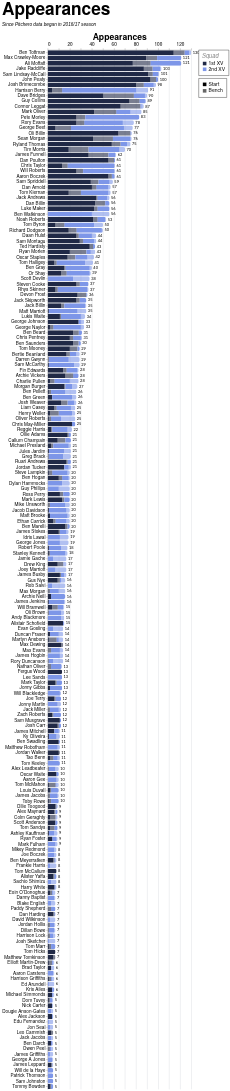

Write a Vega-Lite specification for this figure.
### Vega-Lite specification from a JSON file in a GitHub repository (floating-point values rounded to 4 significant figures; data arrays with more than 128 entries replaced by an {"elided": "..."} marker saying what was removed)
{"config": {"axis": {"labelFont": "PT Sans Narrow, Helvetica Neue, Helvetica, Arial, sans-serif", "titleFont": "PT Sans Narrow, Helvetica Neue, Helvetica, Arial, sans-serif", "labelFontSize": 13, "titleFontSize": 24, "gridColor": "#202947", "gridOpacity": 0.2, "zindex": 1}, "text": {"font": "Lato, sans-serif"}, "bar": {"cornerRadiusEnd": 5}, "header": {"labelFont": "PT Sans Narrow, Helvetica Neue, Helvetica, Arial, sans-serif", "titleFont": "PT Sans Narrow, Helvetica Neue, Helvetica, Arial, sans-serif", "labelFontSize": 24, "titleFontSize": 28, "labelFontWeight": "bold", "orient": "left"}, "legend": {"labelFont": "PT Sans Narrow, Helvetica Neue, Helvetica, Arial, sans-serif", "titleFont": "PT Sans Narrow, Helvetica Neue, Helvetica, Arial, sans-serif", "labelFontSize": 14, "titleFontSize": 16, "titlePadding": 5, "fillColor": "white", "strokeColor": "black", "padding": 10, "titleFontWeight": "lighter", "titleFontStyle": "italic", "titleColor": "gray", "offset": 10}, "title": {"font": "PT Sans Narrow, Helvetica Neue, Helvetica, Arial, sans-serif", "fontSize": 48, "fontWeight": "bold", "anchor": "start", "align": "center", "titlePadding": 20, "subtitlePadding": 10, "subtitleFontSize": 13, "subtitleColor": "", "subtitleFontStyle": "italic", "offset": 15, "color": "black"}, "axisX": {"labelAngle": 0}, "facet": {"title": null, "header": null, "align": {"row": "each", "column": "each"}, "spacing": 10}, "resolve": {"scale": {"y": "independent", "facet": "independent"}}, "background": "transparent", "scale": {"offsetBandPaddingOuter": 0.2, "offsetBandPaddingInner": 0.1}, "view": {"stroke": null, "background": "transparent"}}, "layer": [{"mark": {"type": "bar"}, "encoding": {"color": {"field": "squad", "legend": {"direction": "vertical", "labelExpr": "datum.value + ' XV'", "offset": 20, "orient": "right", "title": "Squad"}, "scale": {"domain": ["1st", "2nd"], "range": ["#202946", "#7d96e8"]}, "sort": ["1st", "2nd"], "type": "nominal"}, "opacity": {"field": "start", "legend": {"direction": "vertical", "offset": 20, "orient": "right", "title": null}, "scale": {"domain": ["Start", "Bench"], "range": [1.0, 0.6]}, "sort": ["Start", "Bench"], "type": "nominal"}, "order": {"field": "stack_order", "sort": "ascending", "type": "quantitative"}, "tooltip": [{"field": "player", "title": "Player", "type": "nominal"}, {"field": "squad", "title": "Squad", "type": "nominal"}, {"field": "start", "title": "Selection", "type": "nominal"}, {"aggregate": "sum", "field": "games", "title": "Games", "type": "quantitative"}, {"aggregate": "max", "field": "player_total", "title": "Total", "type": "quantitative"}], "x": {"aggregate": "sum", "axis": {"orient": "top", "title": "Appearances"}, "field": "games", "type": "quantitative"}, "y": {"field": "player", "sort": {"field": "player_total", "op": "max", "order": "descending"}, "title": null, "type": "nominal"}}}, {"mark": {"type": "text", "align": "left", "baseline": "middle", "color": "black", "dx": 4, "fontSize": 11}, "encoding": {"text": {"field": "total_games", "format": ".0f", "type": "quantitative"}, "x": {"axis": {"orient": "top", "title": "Appearances"}, "field": "total_games", "type": "quantitative"}, "y": {"field": "player", "sort": {"field": "player_total", "op": "max", "order": "descending"}, "title": null, "type": "nominal"}}, "transform": [{"aggregate": [{"op": "sum", "field": "games", "as": "total_games"}, {"op": "max", "field": "player_total", "as": "player_total"}], "groupby": ["player"]}]}], "data": {"name": "data-cef27e2f3eb7658275c05ca5e9f3294d"}, "height": {"step": 15}, "params": [{"name": "seasonParam", "value": []}, {"name": "gameTypesParam", "value": []}, {"name": "squadParam", "value": "All"}, {"name": "positionsParam", "value": []}, {"name": "minAppsParam", "value": 5}], "title": {"text": "Appearances", "subtitle": "Since Pitchero data began in 2016/17 season"}, "transform": [{"filter": "length(seasonParam) === 0 || indexof(seasonParam, datum.season) >= 0"}, {"filter": "length(gameTypesParam) === 0 || indexof(gameTypesParam, datum.game_type) >= 0"}, {"filter": "squadParam === \"All\" || datum.squad === squadParam"}, {"filter": "length(positionsParam) === 0 || indexof(positionsParam, datum.position) >= 0"}, {"joinaggregate": [{"op": "sum", "field": "games", "as": "player_total"}], "groupby": ["player"]}, {"filter": "datum.player_total >= minAppsParam"}], "width": 400, "$schema": "https://vega.github.io/schema/vega-lite/v5.20.1.json", "datasets": {"data-cef27e2f3eb7658275c05ca5e9f3294d": {"elided": "2377 records"}}}
